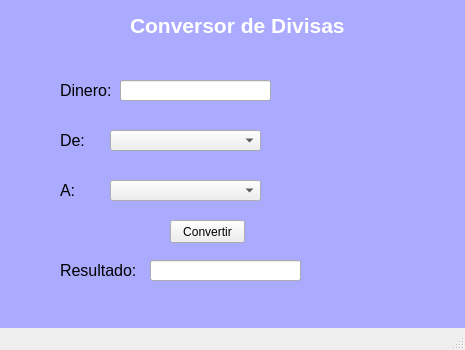
<?xml version="1.0" encoding="UTF-8"?>
<ui version="4.0">
 <class>MainWindow</class>
 <widget class="QMainWindow" name="MainWindow">
  <property name="geometry">
   <rect>
    <x>0</x>
    <y>0</y>
    <width>465</width>
    <height>350</height>
   </rect>
  </property>
  <property name="windowTitle">
   <string>MainWindow</string>
  </property>
  <property name="styleSheet">
   <string notr="true">QWidget#centralwidget{
background-color: rgb(170, 170, 255);}</string>
  </property>
  <widget class="QWidget" name="centralwidget">
   <widget class="QLabel" name="txtEtiqueta">
    <property name="geometry">
     <rect>
      <x>60</x>
      <y>80</y>
      <width>61</width>
      <height>21</height>
     </rect>
    </property>
    <property name="text">
     <string>&lt;html&gt;&lt;head/&gt;&lt;body&gt;&lt;p&gt;&lt;span style=&quot; font-size:12pt;&quot;&gt;Dinero:&lt;/span&gt;&lt;/p&gt;&lt;/body&gt;&lt;/html&gt;</string>
    </property>
   </widget>
   <widget class="QLabel" name="txtEtiqueta_De">
    <property name="geometry">
     <rect>
      <x>60</x>
      <y>130</y>
      <width>61</width>
      <height>21</height>
     </rect>
    </property>
    <property name="text">
     <string>&lt;html&gt;&lt;head/&gt;&lt;body&gt;&lt;p&gt;&lt;span style=&quot; font-size:12pt;&quot;&gt;De:&lt;/span&gt;&lt;/p&gt;&lt;/body&gt;&lt;/html&gt;</string>
    </property>
   </widget>
   <widget class="QLabel" name="txtEtiqueta_A">
    <property name="geometry">
     <rect>
      <x>60</x>
      <y>180</y>
      <width>41</width>
      <height>21</height>
     </rect>
    </property>
    <property name="text">
     <string>&lt;html&gt;&lt;head/&gt;&lt;body&gt;&lt;p&gt;&lt;span style=&quot; font-size:12pt;&quot;&gt;A:&lt;/span&gt;&lt;/p&gt;&lt;/body&gt;&lt;/html&gt;</string>
    </property>
   </widget>
   <widget class="QLabel" name="txtEtiqueta_R">
    <property name="geometry">
     <rect>
      <x>60</x>
      <y>260</y>
      <width>81</width>
      <height>21</height>
     </rect>
    </property>
    <property name="text">
     <string>&lt;html&gt;&lt;head/&gt;&lt;body&gt;&lt;p&gt;&lt;span style=&quot; font-size:12pt;&quot;&gt;Resultado:&lt;/span&gt;&lt;/p&gt;&lt;/body&gt;&lt;/html&gt;</string>
    </property>
   </widget>
   <widget class="QComboBox" name="cbx_de">
    <property name="geometry">
     <rect>
      <x>110</x>
      <y>130</y>
      <width>151</width>
      <height>21</height>
     </rect>
    </property>
   </widget>
   <widget class="QComboBox" name="cbx_a">
    <property name="geometry">
     <rect>
      <x>110</x>
      <y>180</y>
      <width>151</width>
      <height>21</height>
     </rect>
    </property>
   </widget>
   <widget class="QLineEdit" name="txtCantidad">
    <property name="geometry">
     <rect>
      <x>120</x>
      <y>80</y>
      <width>151</width>
      <height>21</height>
     </rect>
    </property>
   </widget>
   <widget class="QLineEdit" name="txtResultado">
    <property name="geometry">
     <rect>
      <x>150</x>
      <y>260</y>
      <width>151</width>
      <height>21</height>
     </rect>
    </property>
   </widget>
   <widget class="QPushButton" name="btnCalculo">
    <property name="geometry">
     <rect>
      <x>170</x>
      <y>220</y>
      <width>75</width>
      <height>23</height>
     </rect>
    </property>
    <property name="text">
     <string>Convertir</string>
    </property>
   </widget>
   <widget class="QLabel" name="label">
    <property name="geometry">
     <rect>
      <x>120</x>
      <y>290</y>
      <width>231</width>
      <height>16</height>
     </rect>
    </property>
    <property name="text">
     <string/>
    </property>
   </widget>
   <widget class="QLabel" name="label_2">
    <property name="geometry">
     <rect>
      <x>130</x>
      <y>10</y>
      <width>231</width>
      <height>31</height>
     </rect>
    </property>
    <property name="text">
     <string>&lt;html&gt;&lt;head/&gt;&lt;body&gt;&lt;p&gt;&lt;span style=&quot; font-size:16pt; font-weight:600; color:#ffffff;&quot;&gt;Conversor de Divisas&lt;/span&gt;&lt;/p&gt;&lt;/body&gt;&lt;/html&gt;</string>
    </property>
   </widget>
  </widget>
  <widget class="QStatusBar" name="statusbar"/>
 </widget>
 <resources/>
 <connections/>
</ui>
